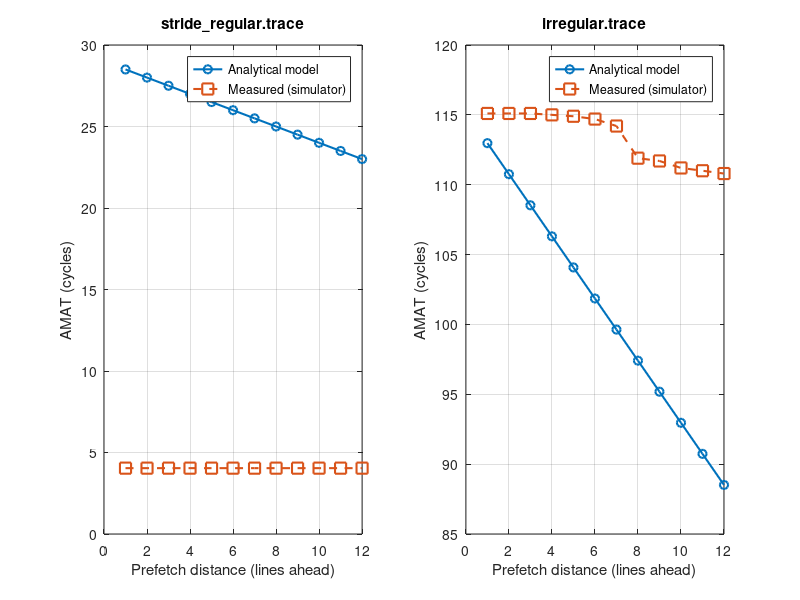

Write MATLAB code to recreate this figure. (Note: this script raises an error after producing the figure.)
% mlp_latency_hiding_model.m
% CPEN 438 Project 8 -- "Ahead of the Storm"
% WEEK 3 VERSION -- illustrative placeholders replaced with measured data.
%
% Analytical model: predicts AMAT (Average Memory Access Time) as a
% function of PREFETCH DISTANCE, and compares that prediction against
% measured simulator data (analysis/distance_sweep.csv, seed = 8).
%
% Prefetch distance is realised in the simulator as STREAMBUF_DEPTH --
% the number of sequential lines the stream buffer runs ahead of the
% current access. Swept 1..12 via -DSTREAMBUF_DEPTH=<d>.
%
% Satisfies Requirements F10 (model provided) and F11 (validated
% against measured data).

clear; clc;

%% ---- Parameters -------------------------------------------------
memory_latency_cycles = 200;      % cycles to service a real miss
hit_time_cycles       = 4;        % cycles for a cache hit
distances             = 1:1:12;   % prefetch distances modelled

% Baseline miss rates MEASURED with prefetching disabled (mode = none,
% results.csv, seed 8). Previously a single illustrative 0.38.
base_miss_rate_stride_regular = 1 - 0.8750;   % = 0.1250
base_miss_rate_irregular      = 1 - 0.4440;   % = 0.5560

%% ---- Analytical AMAT model --------------------------------------
% A prefetch issued `distance` lines ahead has that many accesses'
% worth of time to complete. If distance * time_per_access >= latency,
% the miss is fully hidden; otherwise only a fraction is hidden.
time_per_access_cycles = hit_time_cycles;                 % simplifying assumption
fraction_hidden        = min(1, (distances * time_per_access_cycles) / memory_latency_cycles);
effective_miss_penalty = memory_latency_cycles * (1 - fraction_hidden);

amat_model_sr  = hit_time_cycles + base_miss_rate_stride_regular * effective_miss_penalty;
amat_model_irr = hit_time_cycles + base_miss_rate_irregular      * effective_miss_penalty;

%% ---- MEASURED simulator data (distance_sweep.csv, seed 8) -------
measured_distances = 1:1:12;

% Stream-buffer hit rate, stride_regular.trace
measured_hit_rate_sr = [0.9998 0.9998 0.9998 0.9998 0.9998 0.9998 ...
                        0.9998 0.9998 0.9998 0.9998 0.9998 0.9998];

% Stream-buffer hit rate, irregular.trace
measured_hit_rate_irr = [0.4445 0.4445 0.4445 0.4450 0.4455 0.4465 ...
                         0.4490 0.4605 0.4615 0.4640 0.4650 0.4660];

measured_amat_sr  = hit_time_cycles + (1 - measured_hit_rate_sr)  * memory_latency_cycles;
measured_amat_irr = hit_time_cycles + (1 - measured_hit_rate_irr) * memory_latency_cycles;

%% ---- Plot --------------------------------------------------------
figure;

subplot(1,2,1);
plot(distances, amat_model_sr, '-o', 'LineWidth', 1.5, 'DisplayName', 'Analytical model');
hold on;
plot(measured_distances, measured_amat_sr, 's--', 'MarkerSize', 8, ...
     'LineWidth', 1.5, 'DisplayName', 'Measured (simulator)');
xlabel('Prefetch distance (lines ahead)');
ylabel('AMAT (cycles)');
title('stride\_regular.trace');
legend('Location', 'northeast'); grid on;

subplot(1,2,2);
plot(distances, amat_model_irr, '-o', 'LineWidth', 1.5, 'DisplayName', 'Analytical model');
hold on;
plot(measured_distances, measured_amat_irr, 's--', 'MarkerSize', 8, ...
     'LineWidth', 1.5, 'DisplayName', 'Measured (simulator)');
xlabel('Prefetch distance (lines ahead)');
ylabel('AMAT (cycles)');
title('irregular.trace');
legend('Location', 'northeast'); grid on;

sgtitle('AMAT vs. Prefetch Distance: Analytical Model vs. Measured (seed 8)');

%% ---- Quantified model error -------------------------------------
err_sr  = measured_amat_sr  - amat_model_sr;
err_irr = measured_amat_irr - amat_model_irr;

fprintf('=== Model vs. measured, stride_regular ===\n');
fprintf('  model  AMAT d=1 / d=12 : %6.2f / %6.2f cycles\n', amat_model_sr(1), amat_model_sr(12));
fprintf('  measured AMAT d=1 / d=12 : %6.2f / %6.2f cycles\n', measured_amat_sr(1), measured_amat_sr(12));
fprintf('  mean abs error           : %6.2f cycles\n', mean(abs(err_sr)));

fprintf('\n=== Model vs. measured, irregular ===\n');
fprintf('  model  AMAT d=1 / d=12 : %6.2f / %6.2f cycles\n', amat_model_irr(1), amat_model_irr(12));
fprintf('  measured AMAT d=1 / d=12 : %6.2f / %6.2f cycles\n', measured_amat_irr(1), measured_amat_irr(12));
fprintf('  mean abs error           : %6.2f cycles\n', mean(abs(err_irr)));

fprintf('\nNOTE (Week 3 finding): the model assumes miss rate is FIXED and\n');
fprintf('only the penalty shrinks with distance. Measurement shows the\n');
fprintf('opposite on both traces -- see Week 3 report section 5.\n');
